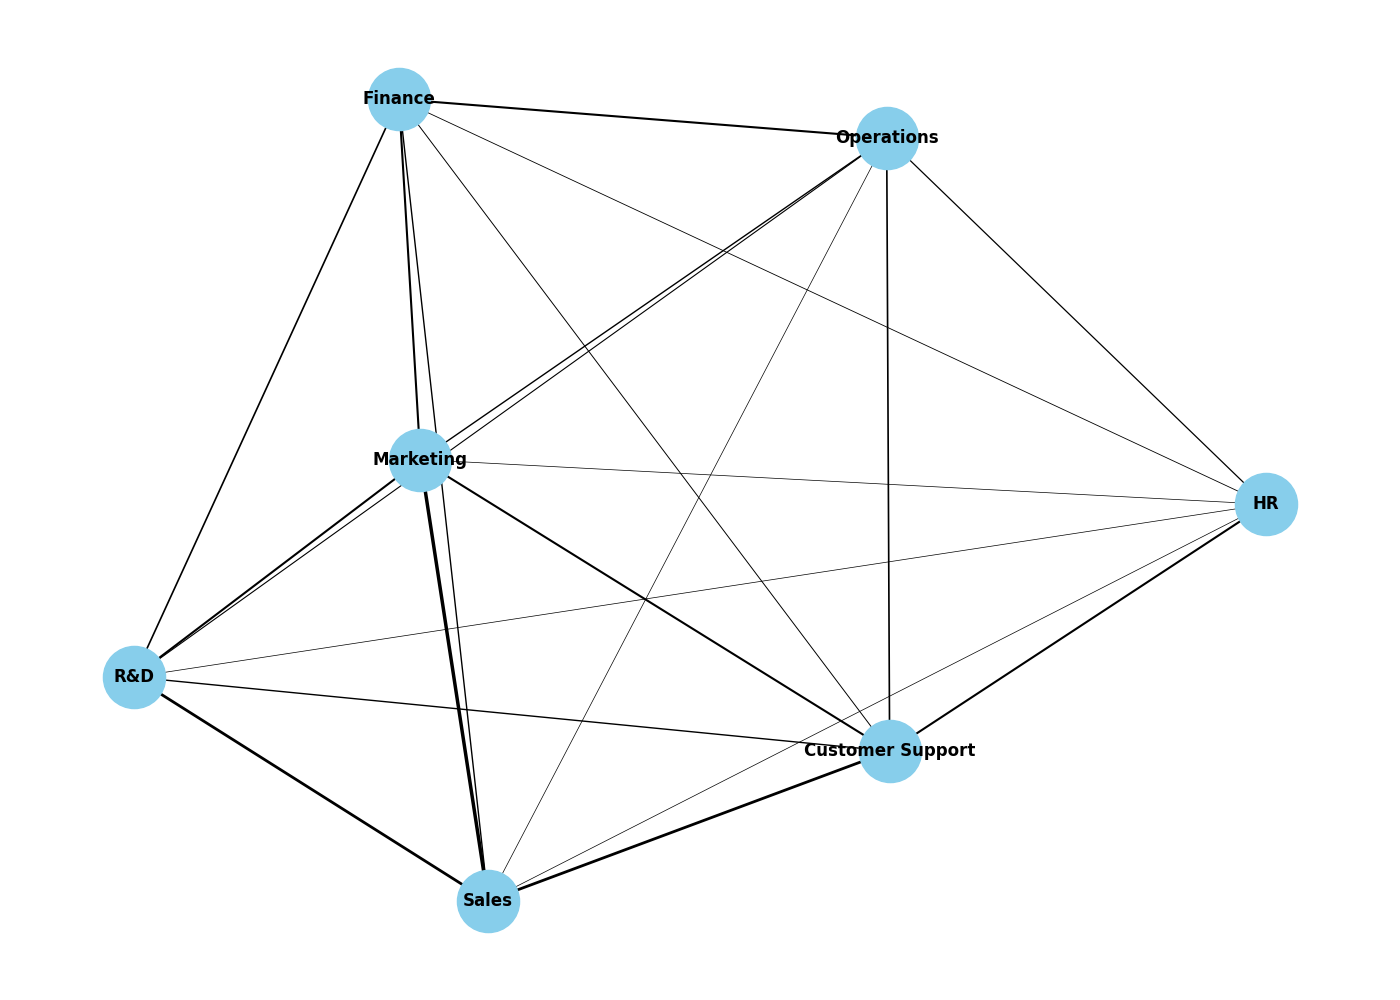

This figure's Python source:
import matplotlib.pyplot as plt
import networkx as nx

departments = ['R&D', 'Marketing', 'Sales', 'HR', 'Customer Support', 'Finance', 'Operations']
communication_matrix = [
    [0, 15, 20, 5, 10, 12, 8],
    [10, 0, 25, 5, 15, 15, 10],
    [5, 10, 0, 5, 20, 10, 5],
    [10, 5, 5, 0, 15, 6, 9],
    [5, 5, 15, 10, 0, 7, 12],
    [10, 15, 20, 8, 5, 0, 15],
    [5, 10, 10, 5, 15, 15, 0]
]

G = nx.Graph()
G.add_nodes_from(departments)

for i, source in enumerate(departments):
    for j, target in enumerate(departments):
        if i < j and communication_matrix[i][j] > 0:
            G.add_edge(source, target, weight=communication_matrix[i][j])

pos = nx.spring_layout(G, k=0.3, iterations=50)

plt.figure(figsize=(14, 10))
nx.draw_networkx_nodes(G, pos, node_size=2000, node_color='skyblue')
nx.draw_networkx_labels(G, pos, font_size=12, font_color='black', font_weight='bold')

edges = G.edges(data=True)
nx.draw_networkx_edges(G, pos, edgelist=edges, width=[edge[2]['weight'] * 0.1 for edge in edges])

plt.axis('off')
plt.tight_layout()
plt.show()
